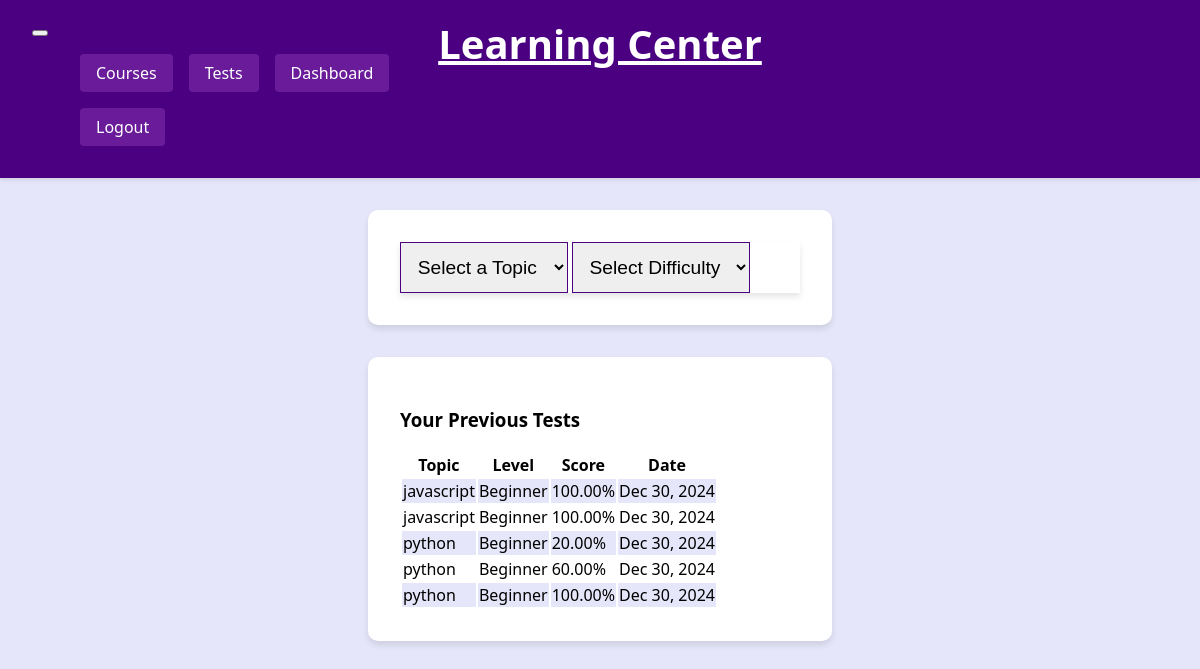
Page /tests/ (signed in) on the committed database.
### courses/models.py (models this page shows, shortened)
class TestResult(models.Model):
    LEVELS = [
        ('beginner', 'Beginner'),
        ('intermediate', 'Intermediate'),
        ('advanced', 'Advanced')
    ]
    user = models.ForeignKey(User, on_delete=models.CASCADE)
    topic = models.CharField(max_length=100)
    level = models.CharField(max_length=20, choices=LEVELS, default='beginner')  # Changed from integer to CharField
    score = models.DecimalField(max_digits=5, decimal_places=2)
    total_questions = models.IntegerField()
    correct_answers = models.IntegerField()
    completed_at = models.DateTimeField(auto_now_add=True)
    class Meta:
        ordering = ['-completed_at']

### courses/views.py (the view, shortened to what this page needs)
# urls.py: path('tests/', views.test_list, name='test_list'),
@login_required
def test_list(request):
    topics = Course.TOPICS
    levels = Question.LEVELS
    questions = None
    selected_topic = None
    selected_difficulty = None
    topic = request.GET.get('topic')
    difficulty = request.GET.get('difficulty')
    print(f"Topic: {topic}, Difficulty: {difficulty}")  # Debug print
    context = {
        'topics': topics,
        'levels': levels,
        'questions': questions,
        'selected_topic': selected_topic,
        'selected_difficulty': selected_difficulty,
        'topic': topic,
        'difficulty': difficulty,
        'user_results': TestResult.objects.filter(user=request.user)
    }
    return render(request, 'courses/test_list.html', context)

### courses/context_processors.py (called while the page is built)
def user_stats(request):
    if request.user.is_authenticated:
        return {
            'total_courses': Course.objects.filter(author=request.user).count(),
            'total_tests': TestResult.objects.filter(user=request.user).count(),
        }
    return {}

### courses/templates/courses/test_list.html (shortened to what this page needs)
{% extends 'courses/base.html' %}
{% block content %}
<div class="container">
     <div class="filter-container">
    <div class="row mb-4">
        <div class="col-md-12">
            <div class="card">
                <div class="card-body">
                    <form method="GET" class="d-flex gap-3">
                        <select name="topic" class="form-select" onchange="this.form.submit()">
                            <option value="">Select a Topic</option>
                        </select>
                        <select name="difficulty" class="form-select" onchange="this.form.submit()">
                            <option value="">Select Difficulty</option>
                        </select>
                    </form>
                </div>
            </div>
        </div>
    </div>
    </div>
    {% if user_results %}
    <div class="filter-container">
    <div class="row mt-4">
        <div class="col-12">
            <h3>Your Previous Tests</h3>
            <div class="table-responsive">
                <table class="table table-striped">
                    <thead>
                        <tr>
                            <th>Topic</th>
                            <th>Level</th>
                            <th>Score</th>
                            <th>Date</th>
                        </tr>
                    </thead>
                    <tbody>
                        {% for result in user_results %}
                        <tr>
                            <td>{{ result.topic }}</td>
                            <td>{{ result.level|title }}</td>
                            <td>{{ result.score }}%</td>
                            <td>{{ result.completed_at|date:"M d, Y" }}</td>
                        </tr>
                        {% endfor %}
                    </tbody>
                </table>
            </div>
        </div>
        </div>
    </div>
    {% endif %}
</div>
{% endblock %}

### courses/static/courses/style.css (style rules this page uses)
:root { --primary-light: #e6e6fa; --primary-dark: #4b0082; --accent-light: #f8f8ff; --accent-dark: #2b0047; --text-light: #ffffff; --text-dark: #000000; --success: #28a745; --warning: #ffc107; --danger: #dc3545; --nav-button: #6a1b9a; }
body { background-color: var(--primary-light); color: var(--text-dark); font-family: 'Segoe UI', Tahoma, Geneva, Verdana, sans-serif; margin: 0; padding: 0; }
.card { background-color: var(--text-light); border: none; box-shadow: 0 4px 6px rgba(0, 0, 0, 0.1); transition: transform 0.2s; }
.filter-container { max-width: 400px; margin: 2rem auto; padding: 2rem; background-color: var(--text-light); border-radius: 10px; box-shadow: 0 4px 6px rgba(0, 0, 0, 0.1); }
.filter-container select, .filter-container input { font-size: 1.2rem; padding: 0.8rem; }
.form-control, .form-select { border: 1px solid var(--primary-dark); }
.table { background-color: var(--text-light); }
.table-striped tbody tr:nth-of-type(odd) { background-color: var(--primary-light); }

### rows in the picture
TestResult: topic "javascript", level "Beginner", score "100.00", completed_at "Dec 30, 2024"
TestResult: topic "javascript", level "Beginner", score "100.00", completed_at "Dec 30, 2024"
TestResult: topic "python", level "Beginner", score "20.00", completed_at "Dec 30, 2024"
TestResult: topic "python", level "Beginner", score "60.00", completed_at "Dec 30, 2024"
TestResult: topic "python", level "Beginner", score "100.00", completed_at "Dec 30, 2024"
